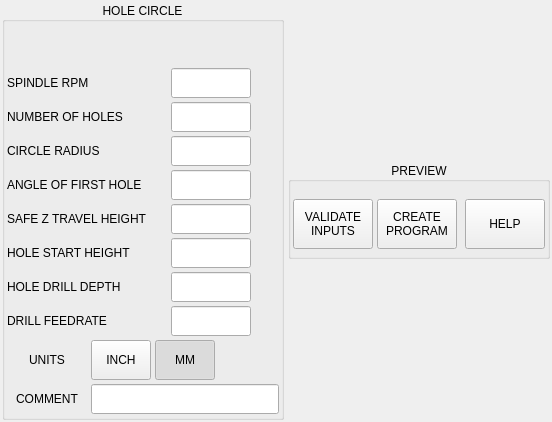
<?xml version="1.0" encoding="UTF-8"?>
<ui version="4.0">
 <class>Form</class>
 <widget class="QWidget" name="Form">
  <property name="geometry">
   <rect>
    <x>0</x>
    <y>0</y>
    <width>552</width>
    <height>422</height>
   </rect>
  </property>
  <property name="windowTitle">
   <string>Form</string>
  </property>
  <layout class="QHBoxLayout" name="horizontalLayout_5">
   <property name="spacing">
    <number>4</number>
   </property>
   <property name="leftMargin">
    <number>0</number>
   </property>
   <property name="topMargin">
    <number>0</number>
   </property>
   <property name="rightMargin">
    <number>0</number>
   </property>
   <property name="bottomMargin">
    <number>0</number>
   </property>
   <item>
    <widget class="QFrame" name="frame_hole_circle">
     <property name="maximumSize">
      <size>
       <width>16777215</width>
       <height>16777215</height>
      </size>
     </property>
     <property name="frameShape">
      <enum>QFrame::NoFrame</enum>
     </property>
     <property name="frameShadow">
      <enum>QFrame::Plain</enum>
     </property>
     <layout class="QHBoxLayout" name="horizontalLayout">
      <property name="spacing">
       <number>4</number>
      </property>
      <property name="leftMargin">
       <number>2</number>
      </property>
      <property name="topMargin">
       <number>2</number>
      </property>
      <property name="rightMargin">
       <number>2</number>
      </property>
      <property name="bottomMargin">
       <number>2</number>
      </property>
      <item>
       <widget class="QGroupBox" name="groupbox_hole_circle">
        <property name="title">
         <string>HOLE CIRCLE</string>
        </property>
        <property name="alignment">
         <set>Qt::AlignCenter</set>
        </property>
        <layout class="QVBoxLayout" name="verticalLayout">
         <property name="spacing">
          <number>4</number>
         </property>
         <property name="leftMargin">
          <number>2</number>
         </property>
         <property name="topMargin">
          <number>12</number>
         </property>
         <property name="rightMargin">
          <number>2</number>
         </property>
         <property name="bottomMargin">
          <number>2</number>
         </property>
         <item>
          <widget class="QLabel" name="lbl_units_info">
           <property name="sizePolicy">
            <sizepolicy hsizetype="Preferred" vsizetype="Fixed">
             <horstretch>0</horstretch>
             <verstretch>0</verstretch>
            </sizepolicy>
           </property>
           <property name="minimumSize">
            <size>
             <width>0</width>
             <height>30</height>
            </size>
           </property>
           <property name="maximumSize">
            <size>
             <width>16777215</width>
             <height>30</height>
            </size>
           </property>
           <property name="alignment">
            <set>Qt::AlignCenter</set>
           </property>
           <property name="margin">
            <number>4</number>
           </property>
          </widget>
         </item>
         <item>
          <widget class="QWidget" name="widget_spindle" native="true">
           <property name="sizePolicy">
            <sizepolicy hsizetype="Preferred" vsizetype="Fixed">
             <horstretch>0</horstretch>
             <verstretch>0</verstretch>
            </sizepolicy>
           </property>
           <property name="minimumSize">
            <size>
             <width>0</width>
             <height>30</height>
            </size>
           </property>
           <property name="maximumSize">
            <size>
             <width>16777215</width>
             <height>30</height>
            </size>
           </property>
           <layout class="QHBoxLayout" name="horizontalLayout_12">
            <property name="spacing">
             <number>4</number>
            </property>
            <property name="leftMargin">
             <number>0</number>
            </property>
            <property name="topMargin">
             <number>0</number>
            </property>
            <property name="rightMargin">
             <number>0</number>
            </property>
            <property name="bottomMargin">
             <number>0</number>
            </property>
            <item>
             <widget class="QLabel" name="lbl_spindle">
              <property name="maximumSize">
               <size>
                <width>160</width>
                <height>16777215</height>
               </size>
              </property>
              <property name="text">
               <string>SPINDLE RPM</string>
              </property>
             </widget>
            </item>
            <item>
             <widget class="QLineEdit" name="lineEdit_spindle">
              <property name="sizePolicy">
               <sizepolicy hsizetype="Preferred" vsizetype="Preferred">
                <horstretch>0</horstretch>
                <verstretch>0</verstretch>
               </sizepolicy>
              </property>
              <property name="minimumSize">
               <size>
                <width>0</width>
                <height>0</height>
               </size>
              </property>
              <property name="maximumSize">
               <size>
                <width>80</width>
                <height>16777215</height>
               </size>
              </property>
              <property name="maxLength">
               <number>8</number>
              </property>
              <property name="alignment">
               <set>Qt::AlignCenter</set>
              </property>
             </widget>
            </item>
            <item>
             <widget class="QLabel" name="lbl_spindle_ok">
              <property name="sizePolicy">
               <sizepolicy hsizetype="Fixed" vsizetype="Fixed">
                <horstretch>0</horstretch>
                <verstretch>0</verstretch>
               </sizepolicy>
              </property>
              <property name="minimumSize">
               <size>
                <width>24</width>
                <height>24</height>
               </size>
              </property>
              <property name="maximumSize">
               <size>
                <width>24</width>
                <height>24</height>
               </size>
              </property>
              <property name="text">
               <string/>
              </property>
              <property name="pixmap">
               <pixmap>images/unchecked.png</pixmap>
              </property>
              <property name="scaledContents">
               <bool>true</bool>
              </property>
              <property name="alignment">
               <set>Qt::AlignCenter</set>
              </property>
             </widget>
            </item>
           </layout>
          </widget>
         </item>
         <item>
          <widget class="QWidget" name="widget_num_holes" native="true">
           <property name="sizePolicy">
            <sizepolicy hsizetype="Preferred" vsizetype="Fixed">
             <horstretch>0</horstretch>
             <verstretch>0</verstretch>
            </sizepolicy>
           </property>
           <property name="minimumSize">
            <size>
             <width>0</width>
             <height>30</height>
            </size>
           </property>
           <property name="maximumSize">
            <size>
             <width>16777215</width>
             <height>30</height>
            </size>
           </property>
           <layout class="QHBoxLayout" name="horizontalLayout_6">
            <property name="spacing">
             <number>4</number>
            </property>
            <property name="leftMargin">
             <number>0</number>
            </property>
            <property name="topMargin">
             <number>0</number>
            </property>
            <property name="rightMargin">
             <number>0</number>
            </property>
            <property name="bottomMargin">
             <number>0</number>
            </property>
            <item>
             <widget class="QLabel" name="lbl_num_holes">
              <property name="minimumSize">
               <size>
                <width>160</width>
                <height>0</height>
               </size>
              </property>
              <property name="maximumSize">
               <size>
                <width>160</width>
                <height>16777215</height>
               </size>
              </property>
              <property name="text">
               <string>NUMBER OF HOLES</string>
              </property>
             </widget>
            </item>
            <item>
             <widget class="QLineEdit" name="lineEdit_num_holes">
              <property name="sizePolicy">
               <sizepolicy hsizetype="Preferred" vsizetype="Preferred">
                <horstretch>0</horstretch>
                <verstretch>0</verstretch>
               </sizepolicy>
              </property>
              <property name="minimumSize">
               <size>
                <width>80</width>
                <height>0</height>
               </size>
              </property>
              <property name="maximumSize">
               <size>
                <width>80</width>
                <height>16777215</height>
               </size>
              </property>
              <property name="maxLength">
               <number>5</number>
              </property>
              <property name="alignment">
               <set>Qt::AlignCenter</set>
              </property>
             </widget>
            </item>
            <item>
             <widget class="QLabel" name="lbl_num_holes_ok">
              <property name="sizePolicy">
               <sizepolicy hsizetype="Fixed" vsizetype="Fixed">
                <horstretch>0</horstretch>
                <verstretch>0</verstretch>
               </sizepolicy>
              </property>
              <property name="minimumSize">
               <size>
                <width>24</width>
                <height>24</height>
               </size>
              </property>
              <property name="maximumSize">
               <size>
                <width>24</width>
                <height>24</height>
               </size>
              </property>
              <property name="text">
               <string/>
              </property>
              <property name="pixmap">
               <pixmap>images/unchecked.png</pixmap>
              </property>
              <property name="scaledContents">
               <bool>true</bool>
              </property>
              <property name="alignment">
               <set>Qt::AlignCenter</set>
              </property>
             </widget>
            </item>
           </layout>
          </widget>
         </item>
         <item>
          <widget class="QWidget" name="widget_radius" native="true">
           <property name="sizePolicy">
            <sizepolicy hsizetype="Preferred" vsizetype="Fixed">
             <horstretch>0</horstretch>
             <verstretch>0</verstretch>
            </sizepolicy>
           </property>
           <property name="minimumSize">
            <size>
             <width>0</width>
             <height>30</height>
            </size>
           </property>
           <property name="maximumSize">
            <size>
             <width>16777215</width>
             <height>30</height>
            </size>
           </property>
           <layout class="QHBoxLayout" name="horizontalLayout_8">
            <property name="spacing">
             <number>4</number>
            </property>
            <property name="leftMargin">
             <number>0</number>
            </property>
            <property name="topMargin">
             <number>0</number>
            </property>
            <property name="rightMargin">
             <number>0</number>
            </property>
            <property name="bottomMargin">
             <number>0</number>
            </property>
            <item>
             <widget class="QLabel" name="lbl_radius">
              <property name="minimumSize">
               <size>
                <width>160</width>
                <height>0</height>
               </size>
              </property>
              <property name="maximumSize">
               <size>
                <width>160</width>
                <height>16777215</height>
               </size>
              </property>
              <property name="text">
               <string>CIRCLE RADIUS</string>
              </property>
             </widget>
            </item>
            <item>
             <widget class="QLineEdit" name="lineEdit_radius">
              <property name="sizePolicy">
               <sizepolicy hsizetype="Preferred" vsizetype="Preferred">
                <horstretch>0</horstretch>
                <verstretch>0</verstretch>
               </sizepolicy>
              </property>
              <property name="minimumSize">
               <size>
                <width>80</width>
                <height>0</height>
               </size>
              </property>
              <property name="maximumSize">
               <size>
                <width>80</width>
                <height>16777215</height>
               </size>
              </property>
              <property name="maxLength">
               <number>6</number>
              </property>
              <property name="alignment">
               <set>Qt::AlignCenter</set>
              </property>
             </widget>
            </item>
            <item>
             <widget class="QLabel" name="lbl_radius_ok">
              <property name="sizePolicy">
               <sizepolicy hsizetype="Fixed" vsizetype="Fixed">
                <horstretch>0</horstretch>
                <verstretch>0</verstretch>
               </sizepolicy>
              </property>
              <property name="minimumSize">
               <size>
                <width>24</width>
                <height>24</height>
               </size>
              </property>
              <property name="maximumSize">
               <size>
                <width>24</width>
                <height>24</height>
               </size>
              </property>
              <property name="text">
               <string/>
              </property>
              <property name="pixmap">
               <pixmap>images/unchecked.png</pixmap>
              </property>
              <property name="scaledContents">
               <bool>true</bool>
              </property>
              <property name="alignment">
               <set>Qt::AlignCenter</set>
              </property>
             </widget>
            </item>
           </layout>
          </widget>
         </item>
         <item>
          <widget class="QWidget" name="widget_first" native="true">
           <property name="sizePolicy">
            <sizepolicy hsizetype="Preferred" vsizetype="Fixed">
             <horstretch>0</horstretch>
             <verstretch>0</verstretch>
            </sizepolicy>
           </property>
           <property name="minimumSize">
            <size>
             <width>0</width>
             <height>30</height>
            </size>
           </property>
           <property name="maximumSize">
            <size>
             <width>16777215</width>
             <height>30</height>
            </size>
           </property>
           <layout class="QHBoxLayout" name="horizontalLayout_7">
            <property name="spacing">
             <number>4</number>
            </property>
            <property name="leftMargin">
             <number>0</number>
            </property>
            <property name="topMargin">
             <number>0</number>
            </property>
            <property name="rightMargin">
             <number>0</number>
            </property>
            <property name="bottomMargin">
             <number>0</number>
            </property>
            <item>
             <widget class="QLabel" name="lbl_first">
              <property name="minimumSize">
               <size>
                <width>160</width>
                <height>0</height>
               </size>
              </property>
              <property name="maximumSize">
               <size>
                <width>160</width>
                <height>16777215</height>
               </size>
              </property>
              <property name="toolTip">
               <string>Tool to use for facing</string>
              </property>
              <property name="text">
               <string>ANGLE OF FIRST HOLE</string>
              </property>
             </widget>
            </item>
            <item>
             <widget class="QLineEdit" name="lineEdit_first">
              <property name="sizePolicy">
               <sizepolicy hsizetype="Preferred" vsizetype="Preferred">
                <horstretch>0</horstretch>
                <verstretch>0</verstretch>
               </sizepolicy>
              </property>
              <property name="minimumSize">
               <size>
                <width>80</width>
                <height>0</height>
               </size>
              </property>
              <property name="maximumSize">
               <size>
                <width>80</width>
                <height>16777215</height>
               </size>
              </property>
              <property name="toolTip">
               <string/>
              </property>
              <property name="maxLength">
               <number>6</number>
              </property>
              <property name="alignment">
               <set>Qt::AlignCenter</set>
              </property>
             </widget>
            </item>
            <item>
             <widget class="QLabel" name="lbl_first_ok">
              <property name="sizePolicy">
               <sizepolicy hsizetype="Fixed" vsizetype="Fixed">
                <horstretch>0</horstretch>
                <verstretch>0</verstretch>
               </sizepolicy>
              </property>
              <property name="minimumSize">
               <size>
                <width>24</width>
                <height>24</height>
               </size>
              </property>
              <property name="maximumSize">
               <size>
                <width>24</width>
                <height>24</height>
               </size>
              </property>
              <property name="text">
               <string/>
              </property>
              <property name="pixmap">
               <pixmap>images/unchecked.png</pixmap>
              </property>
              <property name="scaledContents">
               <bool>true</bool>
              </property>
              <property name="alignment">
               <set>Qt::AlignCenter</set>
              </property>
             </widget>
            </item>
           </layout>
          </widget>
         </item>
         <item>
          <widget class="QWidget" name="widget_safe_z" native="true">
           <property name="sizePolicy">
            <sizepolicy hsizetype="Preferred" vsizetype="Fixed">
             <horstretch>0</horstretch>
             <verstretch>0</verstretch>
            </sizepolicy>
           </property>
           <property name="minimumSize">
            <size>
             <width>0</width>
             <height>30</height>
            </size>
           </property>
           <property name="maximumSize">
            <size>
             <width>16777215</width>
             <height>30</height>
            </size>
           </property>
           <layout class="QHBoxLayout" name="horizontalLayout_2">
            <property name="spacing">
             <number>4</number>
            </property>
            <property name="leftMargin">
             <number>0</number>
            </property>
            <property name="topMargin">
             <number>0</number>
            </property>
            <property name="rightMargin">
             <number>0</number>
            </property>
            <property name="bottomMargin">
             <number>0</number>
            </property>
            <item>
             <widget class="QLabel" name="lbl_safe_z">
              <property name="minimumSize">
               <size>
                <width>160</width>
                <height>0</height>
               </size>
              </property>
              <property name="maximumSize">
               <size>
                <width>160</width>
                <height>16777215</height>
               </size>
              </property>
              <property name="text">
               <string>SAFE Z TRAVEL HEIGHT</string>
              </property>
             </widget>
            </item>
            <item>
             <widget class="QLineEdit" name="lineEdit_safe_z">
              <property name="sizePolicy">
               <sizepolicy hsizetype="Preferred" vsizetype="Preferred">
                <horstretch>0</horstretch>
                <verstretch>0</verstretch>
               </sizepolicy>
              </property>
              <property name="minimumSize">
               <size>
                <width>80</width>
                <height>0</height>
               </size>
              </property>
              <property name="maximumSize">
               <size>
                <width>80</width>
                <height>16777215</height>
               </size>
              </property>
              <property name="maxLength">
               <number>4</number>
              </property>
              <property name="alignment">
               <set>Qt::AlignCenter</set>
              </property>
             </widget>
            </item>
            <item>
             <widget class="QLabel" name="lbl_safe_z_ok">
              <property name="sizePolicy">
               <sizepolicy hsizetype="Fixed" vsizetype="Fixed">
                <horstretch>0</horstretch>
                <verstretch>0</verstretch>
               </sizepolicy>
              </property>
              <property name="minimumSize">
               <size>
                <width>24</width>
                <height>24</height>
               </size>
              </property>
              <property name="maximumSize">
               <size>
                <width>24</width>
                <height>24</height>
               </size>
              </property>
              <property name="text">
               <string/>
              </property>
              <property name="pixmap">
               <pixmap>images/unchecked.png</pixmap>
              </property>
              <property name="scaledContents">
               <bool>true</bool>
              </property>
              <property name="alignment">
               <set>Qt::AlignCenter</set>
              </property>
             </widget>
            </item>
           </layout>
          </widget>
         </item>
         <item>
          <widget class="QWidget" name="widget_start_height" native="true">
           <property name="sizePolicy">
            <sizepolicy hsizetype="Preferred" vsizetype="Fixed">
             <horstretch>0</horstretch>
             <verstretch>0</verstretch>
            </sizepolicy>
           </property>
           <property name="minimumSize">
            <size>
             <width>0</width>
             <height>30</height>
            </size>
           </property>
           <property name="maximumSize">
            <size>
             <width>16777215</width>
             <height>30</height>
            </size>
           </property>
           <layout class="QHBoxLayout" name="horizontalLayout_3">
            <property name="spacing">
             <number>4</number>
            </property>
            <property name="leftMargin">
             <number>0</number>
            </property>
            <property name="topMargin">
             <number>0</number>
            </property>
            <property name="rightMargin">
             <number>0</number>
            </property>
            <property name="bottomMargin">
             <number>0</number>
            </property>
            <item>
             <widget class="QLabel" name="lbl_start_height">
              <property name="maximumSize">
               <size>
                <width>160</width>
                <height>16777215</height>
               </size>
              </property>
              <property name="text">
               <string>HOLE START HEIGHT</string>
              </property>
             </widget>
            </item>
            <item>
             <widget class="QLineEdit" name="lineEdit_start_height">
              <property name="sizePolicy">
               <sizepolicy hsizetype="Preferred" vsizetype="Preferred">
                <horstretch>0</horstretch>
                <verstretch>0</verstretch>
               </sizepolicy>
              </property>
              <property name="minimumSize">
               <size>
                <width>80</width>
                <height>0</height>
               </size>
              </property>
              <property name="maximumSize">
               <size>
                <width>80</width>
                <height>16777215</height>
               </size>
              </property>
              <property name="alignment">
               <set>Qt::AlignCenter</set>
              </property>
             </widget>
            </item>
            <item>
             <widget class="QLabel" name="lbl_start_height_ok">
              <property name="sizePolicy">
               <sizepolicy hsizetype="Fixed" vsizetype="Fixed">
                <horstretch>0</horstretch>
                <verstretch>0</verstretch>
               </sizepolicy>
              </property>
              <property name="minimumSize">
               <size>
                <width>24</width>
                <height>24</height>
               </size>
              </property>
              <property name="maximumSize">
               <size>
                <width>24</width>
                <height>24</height>
               </size>
              </property>
              <property name="text">
               <string/>
              </property>
              <property name="pixmap">
               <pixmap>images/unchecked.png</pixmap>
              </property>
              <property name="scaledContents">
               <bool>true</bool>
              </property>
              <property name="alignment">
               <set>Qt::AlignCenter</set>
              </property>
             </widget>
            </item>
           </layout>
          </widget>
         </item>
         <item>
          <widget class="QWidget" name="widget_depth" native="true">
           <property name="sizePolicy">
            <sizepolicy hsizetype="Preferred" vsizetype="Fixed">
             <horstretch>0</horstretch>
             <verstretch>0</verstretch>
            </sizepolicy>
           </property>
           <property name="minimumSize">
            <size>
             <width>0</width>
             <height>30</height>
            </size>
           </property>
           <property name="maximumSize">
            <size>
             <width>16777215</width>
             <height>30</height>
            </size>
           </property>
           <layout class="QHBoxLayout" name="horizontalLayout_4">
            <property name="spacing">
             <number>4</number>
            </property>
            <property name="leftMargin">
             <number>0</number>
            </property>
            <property name="topMargin">
             <number>0</number>
            </property>
            <property name="rightMargin">
             <number>0</number>
            </property>
            <property name="bottomMargin">
             <number>0</number>
            </property>
            <item>
             <widget class="QLabel" name="lbl_depth">
              <property name="minimumSize">
               <size>
                <width>160</width>
                <height>0</height>
               </size>
              </property>
              <property name="maximumSize">
               <size>
                <width>160</width>
                <height>16777215</height>
               </size>
              </property>
              <property name="text">
               <string>HOLE DRILL DEPTH</string>
              </property>
             </widget>
            </item>
            <item>
             <widget class="QLineEdit" name="lineEdit_depth">
              <property name="sizePolicy">
               <sizepolicy hsizetype="Preferred" vsizetype="Preferred">
                <horstretch>0</horstretch>
                <verstretch>0</verstretch>
               </sizepolicy>
              </property>
              <property name="minimumSize">
               <size>
                <width>80</width>
                <height>0</height>
               </size>
              </property>
              <property name="maximumSize">
               <size>
                <width>80</width>
                <height>16777215</height>
               </size>
              </property>
              <property name="alignment">
               <set>Qt::AlignCenter</set>
              </property>
             </widget>
            </item>
            <item>
             <widget class="QLabel" name="lbl_depth_ok">
              <property name="sizePolicy">
               <sizepolicy hsizetype="Fixed" vsizetype="Fixed">
                <horstretch>0</horstretch>
                <verstretch>0</verstretch>
               </sizepolicy>
              </property>
              <property name="minimumSize">
               <size>
                <width>24</width>
                <height>24</height>
               </size>
              </property>
              <property name="maximumSize">
               <size>
                <width>24</width>
                <height>24</height>
               </size>
              </property>
              <property name="text">
               <string/>
              </property>
              <property name="pixmap">
               <pixmap>images/unchecked.png</pixmap>
              </property>
              <property name="scaledContents">
               <bool>true</bool>
              </property>
              <property name="alignment">
               <set>Qt::AlignCenter</set>
              </property>
             </widget>
            </item>
           </layout>
          </widget>
         </item>
         <item>
          <widget class="QWidget" name="widget_drill_feedrate" native="true">
           <property name="sizePolicy">
            <sizepolicy hsizetype="Preferred" vsizetype="Fixed">
             <horstretch>0</horstretch>
             <verstretch>0</verstretch>
            </sizepolicy>
           </property>
           <property name="minimumSize">
            <size>
             <width>0</width>
             <height>30</height>
            </size>
           </property>
           <property name="maximumSize">
            <size>
             <width>16777215</width>
             <height>30</height>
            </size>
           </property>
           <layout class="QHBoxLayout" name="horizontalLayout_10">
            <property name="spacing">
             <number>4</number>
            </property>
            <property name="leftMargin">
             <number>0</number>
            </property>
            <property name="topMargin">
             <number>0</number>
            </property>
            <property name="rightMargin">
             <number>0</number>
            </property>
            <property name="bottomMargin">
             <number>0</number>
            </property>
            <item>
             <widget class="QLabel" name="lbl_drill_feed">
              <property name="maximumSize">
               <size>
                <width>160</width>
                <height>16777215</height>
               </size>
              </property>
              <property name="text">
               <string>DRILL FEEDRATE</string>
              </property>
             </widget>
            </item>
            <item>
             <widget class="QLineEdit" name="lineEdit_drill_feed">
              <property name="sizePolicy">
               <sizepolicy hsizetype="Preferred" vsizetype="Preferred">
                <horstretch>0</horstretch>
                <verstretch>0</verstretch>
               </sizepolicy>
              </property>
              <property name="minimumSize">
               <size>
                <width>0</width>
                <height>0</height>
               </size>
              </property>
              <property name="maximumSize">
               <size>
                <width>80</width>
                <height>16777215</height>
               </size>
              </property>
              <property name="alignment">
               <set>Qt::AlignCenter</set>
              </property>
             </widget>
            </item>
            <item>
             <widget class="QLabel" name="lbl_drill_feed_ok">
              <property name="sizePolicy">
               <sizepolicy hsizetype="Fixed" vsizetype="Fixed">
                <horstretch>0</horstretch>
                <verstretch>0</verstretch>
               </sizepolicy>
              </property>
              <property name="minimumSize">
               <size>
                <width>24</width>
                <height>24</height>
               </size>
              </property>
              <property name="maximumSize">
               <size>
                <width>24</width>
                <height>24</height>
               </size>
              </property>
              <property name="text">
               <string/>
              </property>
              <property name="pixmap">
               <pixmap>images/unchecked.png</pixmap>
              </property>
              <property name="scaledContents">
               <bool>true</bool>
              </property>
              <property name="alignment">
               <set>Qt::AlignCenter</set>
              </property>
             </widget>
            </item>
           </layout>
          </widget>
         </item>
         <item>
          <widget class="QWidget" name="widget_units" native="true">
           <property name="sizePolicy">
            <sizepolicy hsizetype="Preferred" vsizetype="Fixed">
             <horstretch>0</horstretch>
             <verstretch>0</verstretch>
            </sizepolicy>
           </property>
           <property name="minimumSize">
            <size>
             <width>0</width>
             <height>40</height>
            </size>
           </property>
           <property name="maximumSize">
            <size>
             <width>16777215</width>
             <height>40</height>
            </size>
           </property>
           <layout class="QHBoxLayout" name="horizontalLayout_9">
            <property name="spacing">
             <number>4</number>
            </property>
            <property name="leftMargin">
             <number>0</number>
            </property>
            <property name="topMargin">
             <number>0</number>
            </property>
            <property name="rightMargin">
             <number>0</number>
            </property>
            <property name="bottomMargin">
             <number>0</number>
            </property>
            <item>
             <widget class="QLabel" name="lbl_units">
              <property name="minimumSize">
               <size>
                <width>80</width>
                <height>0</height>
               </size>
              </property>
              <property name="maximumSize">
               <size>
                <width>80</width>
                <height>16777215</height>
               </size>
              </property>
              <property name="toolTip">
               <string>Select machine units</string>
              </property>
              <property name="text">
               <string>UNITS</string>
              </property>
              <property name="alignment">
               <set>Qt::AlignCenter</set>
              </property>
             </widget>
            </item>
            <item>
             <widget class="QPushButton" name="btn_inch">
              <property name="sizePolicy">
               <sizepolicy hsizetype="Preferred" vsizetype="Preferred">
                <horstretch>0</horstretch>
                <verstretch>0</verstretch>
               </sizepolicy>
              </property>
              <property name="minimumSize">
               <size>
                <width>60</width>
                <height>0</height>
               </size>
              </property>
              <property name="maximumSize">
               <size>
                <width>60</width>
                <height>16777215</height>
               </size>
              </property>
              <property name="text">
               <string>INCH</string>
              </property>
              <property name="checkable">
               <bool>true</bool>
              </property>
              <property name="autoExclusive">
               <bool>true</bool>
              </property>
             </widget>
            </item>
            <item>
             <widget class="QPushButton" name="btn_mm">
              <property name="sizePolicy">
               <sizepolicy hsizetype="Preferred" vsizetype="Preferred">
                <horstretch>0</horstretch>
                <verstretch>0</verstretch>
               </sizepolicy>
              </property>
              <property name="minimumSize">
               <size>
                <width>60</width>
                <height>0</height>
               </size>
              </property>
              <property name="maximumSize">
               <size>
                <width>60</width>
                <height>16777215</height>
               </size>
              </property>
              <property name="text">
               <string>MM</string>
              </property>
              <property name="checkable">
               <bool>true</bool>
              </property>
              <property name="checked">
               <bool>true</bool>
              </property>
              <property name="autoExclusive">
               <bool>true</bool>
              </property>
             </widget>
            </item>
            <item>
             <spacer name="horizontalSpacer_4">
              <property name="orientation">
               <enum>Qt::Horizontal</enum>
              </property>
              <property name="sizeHint" stdset="0">
               <size>
                <width>40</width>
                <height>20</height>
               </size>
              </property>
             </spacer>
            </item>
           </layout>
          </widget>
         </item>
         <item>
          <widget class="QWidget" name="widget_comment" native="true">
           <property name="sizePolicy">
            <sizepolicy hsizetype="Preferred" vsizetype="Fixed">
             <horstretch>0</horstretch>
             <verstretch>0</verstretch>
            </sizepolicy>
           </property>
           <property name="minimumSize">
            <size>
             <width>0</width>
             <height>30</height>
            </size>
           </property>
           <property name="maximumSize">
            <size>
             <width>16777215</width>
             <height>30</height>
            </size>
           </property>
           <layout class="QHBoxLayout" name="horizontalLayout_11">
            <property name="spacing">
             <number>4</number>
            </property>
            <property name="leftMargin">
             <number>0</number>
            </property>
            <property name="topMargin">
             <number>0</number>
            </property>
            <property name="rightMargin">
             <number>0</number>
            </property>
            <property name="bottomMargin">
             <number>0</number>
            </property>
            <item>
             <widget class="QLabel" name="lbl_comment">
              <property name="minimumSize">
               <size>
                <width>80</width>
                <height>0</height>
               </size>
              </property>
              <property name="maximumSize">
               <size>
                <width>80</width>
                <height>16777215</height>
               </size>
              </property>
              <property name="toolTip">
               <string>Comment for gcode file</string>
              </property>
              <property name="text">
               <string>COMMENT</string>
              </property>
              <property name="alignment">
               <set>Qt::AlignCenter</set>
              </property>
             </widget>
            </item>
            <item>
             <widget class="QLineEdit" name="lineEdit_comment">
              <property name="sizePolicy">
               <sizepolicy hsizetype="Preferred" vsizetype="Preferred">
                <horstretch>0</horstretch>
                <verstretch>0</verstretch>
               </sizepolicy>
              </property>
              <property name="minimumSize">
               <size>
                <width>0</width>
                <height>0</height>
               </size>
              </property>
              <property name="maximumSize">
               <size>
                <width>16777215</width>
                <height>16777215</height>
               </size>
              </property>
              <property name="toolTip">
               <string/>
              </property>
             </widget>
            </item>
           </layout>
          </widget>
         </item>
        </layout>
       </widget>
      </item>
      <item>
       <widget class="QGroupBox" name="groupbox_preview">
        <property name="title">
         <string>PREVIEW</string>
        </property>
        <property name="alignment">
         <set>Qt::AlignCenter</set>
        </property>
        <layout class="QVBoxLayout" name="layout_preview">
         <property name="spacing">
          <number>6</number>
         </property>
         <property name="sizeConstraint">
          <enum>QLayout::SetMaximumSize</enum>
         </property>
         <property name="leftMargin">
          <number>2</number>
         </property>
         <property name="topMargin">
          <number>12</number>
         </property>
         <property name="rightMargin">
          <number>2</number>
         </property>
         <property name="bottomMargin">
          <number>2</number>
         </property>
         <item>
          <widget class="QWidget" name="widget_macro" native="true">
           <property name="maximumSize">
            <size>
             <width>16777215</width>
             <height>60</height>
            </size>
           </property>
           <layout class="QHBoxLayout" name="horizontalLayout_13">
            <property name="spacing">
             <number>4</number>
            </property>
            <property name="leftMargin">
             <number>0</number>
            </property>
            <property name="topMargin">
             <number>0</number>
            </property>
            <property name="rightMargin">
             <number>0</number>
            </property>
            <property name="bottomMargin">
             <number>0</number>
            </property>
            <item>
             <widget class="QPushButton" name="btn_validate">
              <property name="sizePolicy">
               <sizepolicy hsizetype="Fixed" vsizetype="Fixed">
                <horstretch>0</horstretch>
                <verstretch>0</verstretch>
               </sizepolicy>
              </property>
              <property name="minimumSize">
               <size>
                <width>80</width>
                <height>50</height>
               </size>
              </property>
              <property name="maximumSize">
               <size>
                <width>80</width>
                <height>50</height>
               </size>
              </property>
              <property name="toolTip">
               <string>Check if all inputs are valid</string>
              </property>
              <property name="text">
               <string>VALIDATE
INPUTS</string>
              </property>
             </widget>
            </item>
            <item>
             <widget class="QPushButton" name="btn_create">
              <property name="sizePolicy">
               <sizepolicy hsizetype="Fixed" vsizetype="Fixed">
                <horstretch>0</horstretch>
                <verstretch>0</verstretch>
               </sizepolicy>
              </property>
              <property name="minimumSize">
               <size>
                <width>80</width>
                <height>50</height>
               </size>
              </property>
              <property name="maximumSize">
               <size>
                <width>80</width>
                <height>50</height>
               </size>
              </property>
              <property name="toolTip">
               <string>Create macro and save to file</string>
              </property>
              <property name="text">
               <string>CREATE
PROGRAM</string>
              </property>
             </widget>
            </item>
            <item>
             <spacer name="horizontalSpacer_3">
              <property name="orientation">
               <enum>Qt::Horizontal</enum>
              </property>
              <property name="sizeHint" stdset="0">
               <size>
                <width>40</width>
                <height>20</height>
               </size>
              </property>
             </spacer>
            </item>
            <item alignment="Qt::AlignRight">
             <widget class="QPushButton" name="btn_help">
              <property name="sizePolicy">
               <sizepolicy hsizetype="Fixed" vsizetype="Fixed">
                <horstretch>0</horstretch>
                <verstretch>0</verstretch>
               </sizepolicy>
              </property>
              <property name="minimumSize">
               <size>
                <width>80</width>
                <height>50</height>
               </size>
              </property>
              <property name="maximumSize">
               <size>
                <width>80</width>
                <height>50</height>
               </size>
              </property>
              <property name="toolTip">
               <string>Opens a help dialog box</string>
              </property>
              <property name="text">
               <string>HELP</string>
              </property>
              <property name="checkable">
               <bool>false</bool>
              </property>
             </widget>
            </item>
           </layout>
          </widget>
         </item>
        </layout>
       </widget>
      </item>
     </layout>
    </widget>
   </item>
  </layout>
 </widget>
 <resources/>
 <connections/>
 <slots>
  <slot>validate()</slot>
  <slot>create_program()</slot>
  <slot>units_changed()</slot>
  <slot>raster_changed()</slot>
  <slot>btn_help_clicked()</slot>
 </slots>
</ui>
